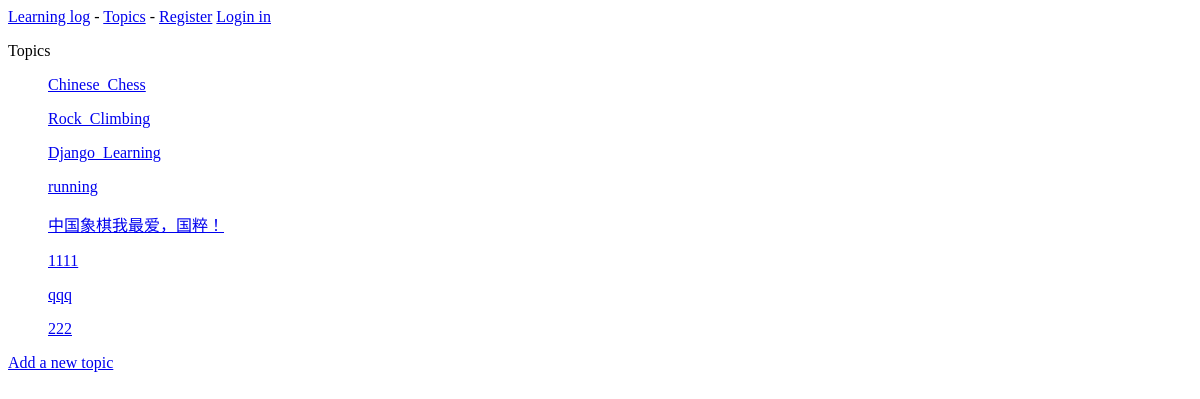
The page /topics/ on the database as committed earlier.
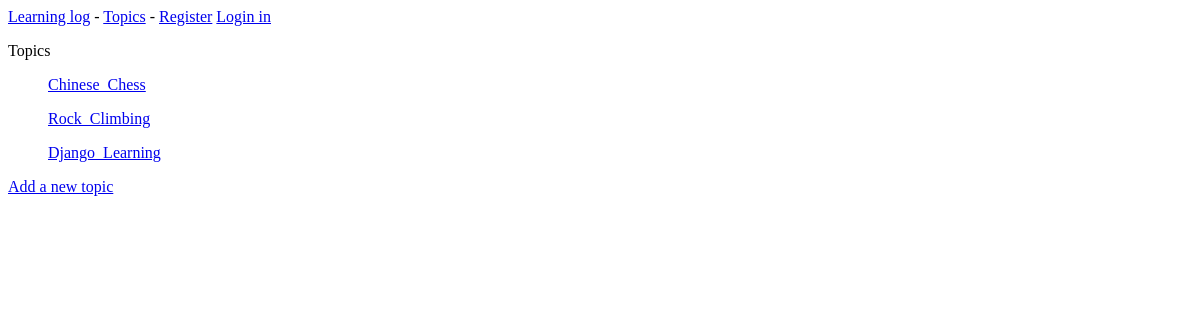
The same page on the database as committed later.
### learning_logs/models.py (models this page shows)
class Topic(models.Model):
    text = models.CharField(max_length=200)
    date_added= models.DateTimeField(auto_now_add=True)
    def __str__(self):
        return self.text

### learning_logs/views.py (the view)
# urls.py: path('topics/', views.topics, name='topics'),
def topics(request):
    topics = Topic.objects.order_by('date_added')
    context = {'topics':topics}
    return render(request,'learning_logs/topics.html',context)

### learning_logs/templates/learning_logs/topics.html
{% extends "learning_logs/base.html" %}
{% block content %}
<p>Topics</p>
<ul>
    {% for topic in topics %}
      <p>
          <a href = "{% url 'learning_logs:topic' topic.id %}">{{ topic }}</a>
      </p>
    {% empty %}
      <li>No topics have been added yet.</li>
    {% endfor %}
</ul>
    <a href="{% url 'learning_logs:new_topic' %}">Add a new topic</a>
{% endblock content %}

Rows that differ between the two databases and show on the page:
removed Topic: text "running"
removed Topic: text "中国象棋我最爱，国粹！"
removed Topic: text "1111"
removed Topic: text "qqq"
removed Topic: text "222"
